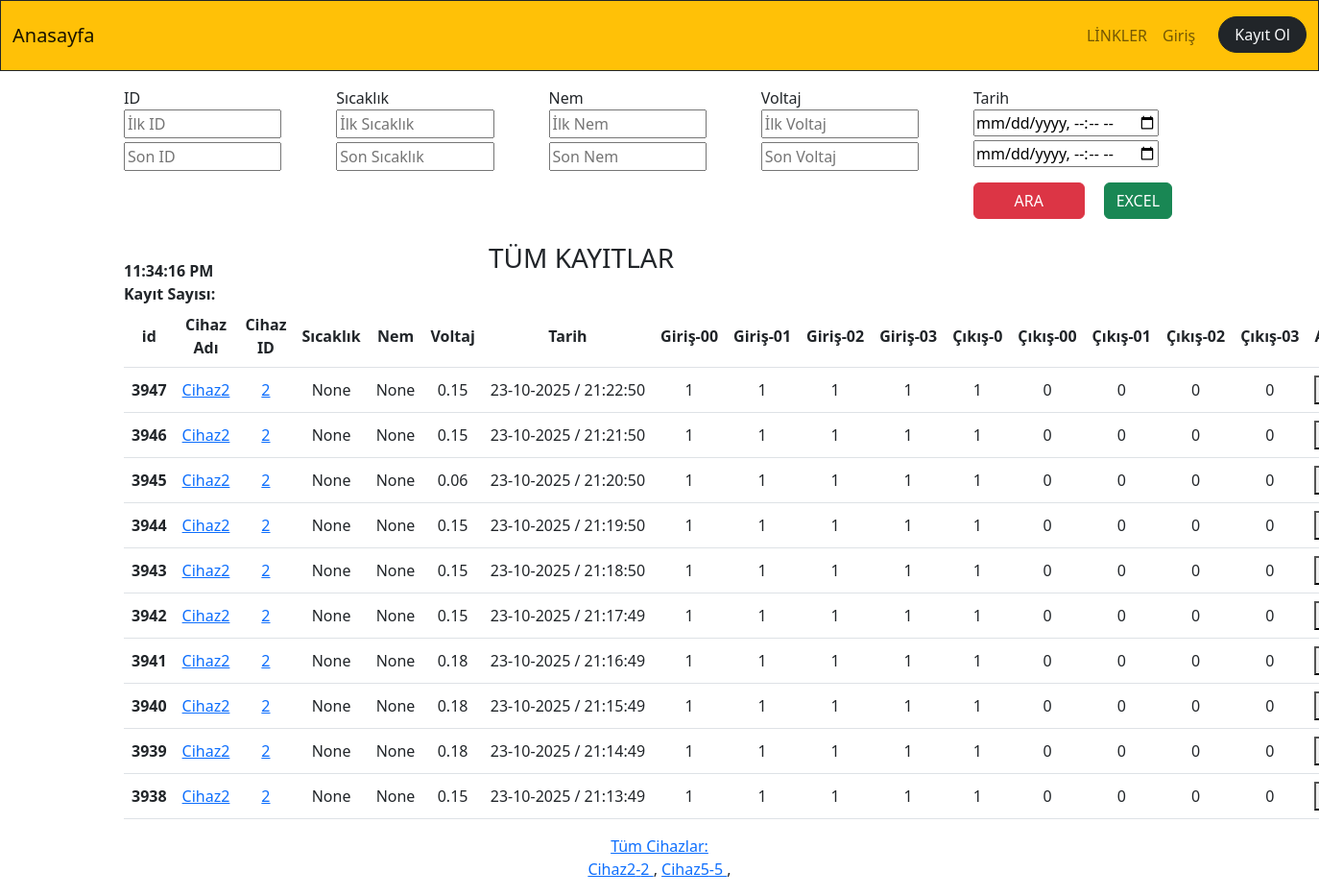
Before: / with the older database file.
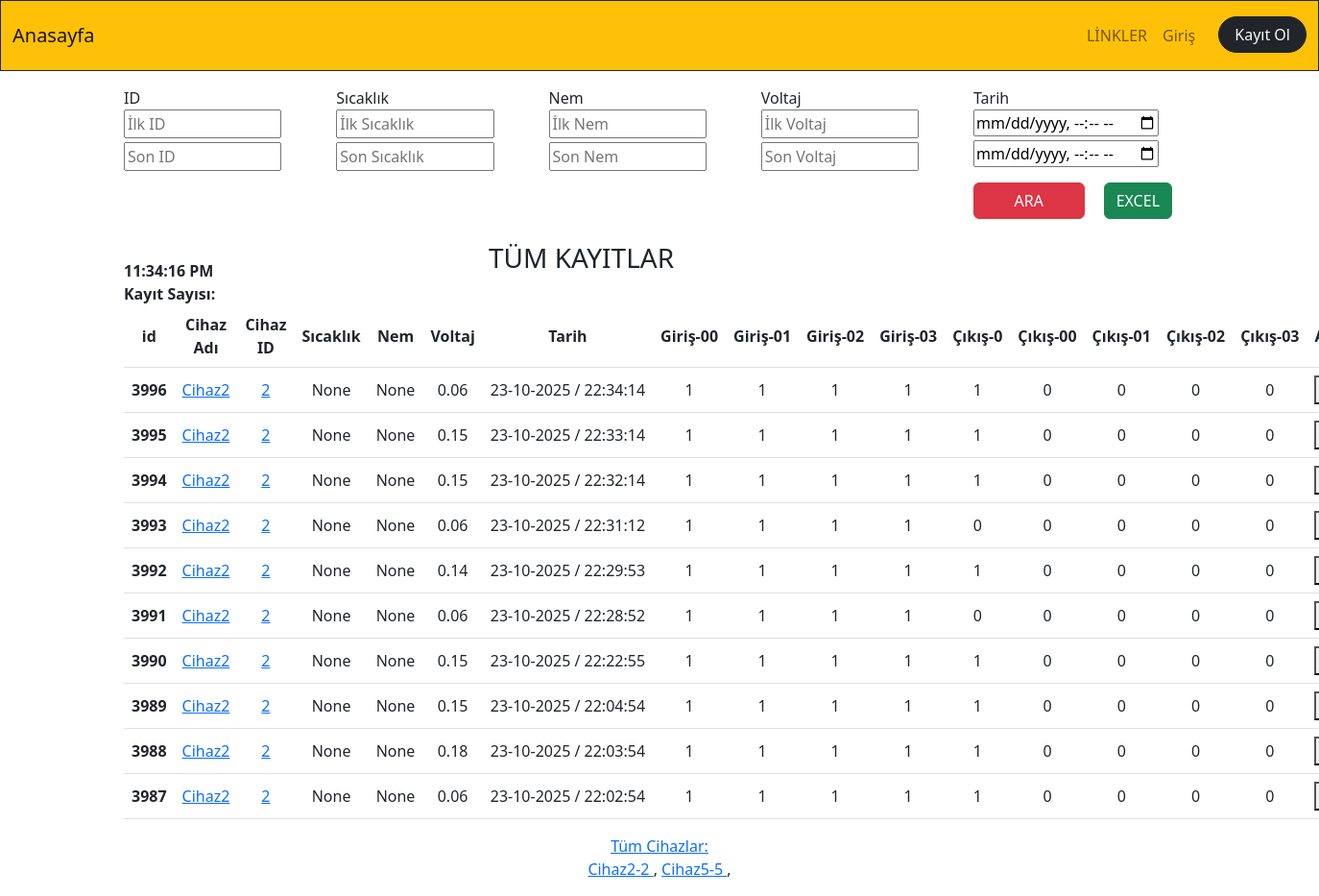
After: the same page with the newer database file.
### app_monitor/models.py (models this page shows, shortened)
class Temperature(models.Model):
    id=models.BigAutoField(primary_key=True,db_column='ID')
    temperature=models.FloatField(blank=True,null=True)
    humidity=models.FloatField(blank=True,null=True)
    volcum=models.FloatField(blank=True,null=True)
    date=models.DateTimeField()
    mail=models.BooleanField(default=False)
    additionalText=models.CharField(blank=True,null=True, max_length=50)
    device_id=models.ForeignKey(Device,on_delete=models.CASCADE,null=True, blank=True)
    device_name=models.CharField(blank=True,null=True, max_length=50)
    cikis0=models.CharField(blank=True,null=True, max_length=5)
    cikis00=models.CharField(blank=True,null=True, max_length=5)
    cikis01=models.CharField(blank=True,null=True, max_length=5)
    cikis02=models.CharField(blank=True,null=True, max_length=5)
    cikis03=models.CharField(blank=True,null=True, max_length=5)
    input00=models.CharField(blank=True,null=True, max_length=1)
    input01=models.CharField(blank=True,null=True, max_length=1)
    input02=models.CharField(blank=True,null=True, max_length=1)
    input03=models.CharField(blank=True,null=True, max_length=1)
    tag_id=models.ForeignKey(RFID_Kisi,on_delete=models.CASCADE,null=True,blank=True)
    staff_name=models.CharField(blank=True,null=True, max_length=30)

class Device(models.Model):
    device_id=models.IntegerField(primary_key=True,db_column='ID')
    device_name=models.CharField(blank=True,null=True, max_length=20)
    device_ip=models.CharField(blank=True,null=True, max_length=20)
    device_port=models.IntegerField(blank=True,null=True)
    device_function=models.CharField(blank=True,null=True, max_length=20)
    device_state=models.BooleanField(blank=True,null=True,default=False) #241225
    def __str__(self):
        return(f"{self.device_id}")

### app_monitor/views.py (the view)
# urls.py: path('',dashboard,name="dashboard"),
def dashboard(request):
    print("dashboard girdi....")
    device_query=Device.objects.all().order_by(Lower('device_name'))
    deviceAll = Temperature.objects.order_by('-id')
    paginator = Paginator(deviceAll, 10)  # Show 5 contacts per page.
    device_search_count = deviceAll.count()
    page_number = request.GET.get('page')
    devicePaginator = paginator.get_page(page_number)
    context=dict(
        device_query=device_query,
        devicePaginator=devicePaginator,
    )
    return render(request,"app_monitor/dashboard.html",context)

### app_monitor/templates/app_monitor/dashboard.html (shortened to what the changed rows need)
{% extends "core/base.html" %}
{% load static %}
{% block content %}
<div class="container">
        <div id="temperature_ajax">
            <b>Kayıt Sayısı: </b>{{kayit_sayisi_total_ajax}} <br>
               <table class="table table-hover">
              <thead>
                 <tr>
                  <th scope="col">id</th>
                  <th scope="col">Cihaz Adı</th>
                  <th scope="col">Cihaz ID</th>
                  <th scope="col">Sıcaklık</th>
                  <th scope="col">Nem</th>
                  <th scope="col">Voltaj</th>
                  <th scope="col">Tarih</th>
                  <th scope="col">Giriş-00</th>
                  <th scope="col">Giriş-01</th>
                  <th scope="col">Giriş-02</th>
                  <th scope="col">Giriş-03</th>
                  <th scope="col">Çıkış-0</th>
                  <th scope="col">Çıkış-00</th>
                  <th scope="col">Çıkış-01</th>
                  <th scope="col">Çıkış-02</th>
                  <th scope="col">Çıkış-03</th>
                  <th scope="col">Açıklama</th>
                 </tr>
               </thead>
             <tbody>
             {% for temp in devicePaginator %}
             <tr>
                 {% if temp.temperature >= 45 %}
               <th scope="row" style="background-color:#FF0000">{{temp.id}}</th>
               <td style="background-color:#FF0000">{{temp.temperature}}</td>
                <td style="background-color:#FF0000"> {{temp.date|date:'Y-m-d H:i:s'}}</td>
                     {% if temp.mailSend == False %}
                     <td style="background-color:#FF0000"> {{temp.mailSend}}</td>
                     {% else %}
                     <td style="background-color:#0000FF"> {{temp.mailSend}}</td>
                     {% endif %}
                 {% else %}
               <th scope="row" >{{temp.id}}</th>
               <td> <a target="_blank" href="/app_monitor/cihazlar/cihaz_adi={{temp.device_name}}" >{{temp.device_name}}</a> </td>
               <td> <a target="_blank" href="/app_monitor/cihazlar/cihaz_id={{temp.device_id}}" >{{temp.device_id}}</a> </td>
               <td >{{temp.temperature}}</td>
               <td >{{temp.humidity}}</td>
               <td >{{temp.volcum}}</td>
               <td > {{temp.date|date:'d-m-Y / H:i:s'}}</td>
                {% if temp.input00 == "0" %} <td class="m-3" style="background-color:orange;margin:10px">{{temp.input00}}</td> {% else %} <td >{{temp.input00}}</td> {% endif %}
                {% if temp.input01 == "0" %} <td class="" style="text-align:center;vertical-align:middle;background-color:orange;">{{temp.input01}}</td> {% else %} <td >{{temp.input01}}</td> {% endif %}
                <td style="">{{temp.input02}}</td>
                <td >{{temp.input03}}</td>
                <td >{{temp.cikis0}}</td>
                <td >{{temp.cikis00}}</td>
                <td >{{temp.cikis01}}</td>
                <td >{{temp.cikis02}}</td>
                <td >{{temp.cikis03}}</td>
               <td style="display: flex;text-align:start;vertical-align:middle">
                <button type="button" data-bs-toggle="modal" data-bs-target="#modal{{temp.id}}" data-bs-toggle="modal">...</button>
              </td>
               {% endif %}
             </tr>
           {% endfor %}
             </tbody>
            </table>
            </div>
            <div class="row">
              <div class="col-sm-12 text-center mb-3">
              <a href="/app_monitor/cihazlar_tum" target="_blank">Tüm Cihazlar:</a>
              <br>
              {% for device in device_query %}
              <a href="/app_monitor/cihazlar/{{device.device_name.capitalize}}/port={{device.device_port}}/devid={{device.pk}} " target="_blank">{{device.device_name}}-{{device.device_id}} </a> ,
              {% endfor %}
              <br>
              </div>
              </div>
        </div>
{% endblock content %}

Changed rows visible on the page:
no longer on this page (row unchanged): Temperature: id "3947", device_name "Cihaz2", device_id "2", temperature "None", humidity "None", volcum "0.15", date "23-10-2025 / 21:22:50", input00 "1", input01 "1", input02 "1", input03 "1", cikis0 "1", cikis00 "0", cikis01 "0", cikis02 "0", cikis03 "0"
no longer on this page (row unchanged): Temperature: id "3946", device_name "Cihaz2", device_id "2", temperature "None", humidity "None", volcum "0.15", date "23-10-2025 / 21:21:50", input00 "1", input01 "1", input02 "1", input03 "1", cikis0 "1", cikis00 "0", cikis01 "0", cikis02 "0", cikis03 "0"
no longer on this page (row unchanged): Temperature: id "3945", device_name "Cihaz2", device_id "2", temperature "None", humidity "None", volcum "0.06", date "23-10-2025 / 21:20:50", input00 "1", input01 "1", input02 "1", input03 "1", cikis0 "1", cikis00 "0", cikis01 "0", cikis02 "0", cikis03 "0"
no longer on this page (row unchanged): Temperature: id "3944", device_name "Cihaz2", device_id "2", temperature "None", humidity "None", volcum "0.15", date "23-10-2025 / 21:19:50", input00 "1", input01 "1", input02 "1", input03 "1", cikis0 "1", cikis00 "0", cikis01 "0", cikis02 "0", cikis03 "0"
no longer on this page (row unchanged): Temperature: id "3943", device_name "Cihaz2", device_id "2", temperature "None", humidity "None", volcum "0.15", date "23-10-2025 / 21:18:50", input00 "1", input01 "1", input02 "1", input03 "1", cikis0 "1", cikis00 "0", cikis01 "0", cikis02 "0", cikis03 "0"
no longer on this page (row unchanged): Temperature: id "3942", device_name "Cihaz2", device_id "2", temperature "None", humidity "None", volcum "0.15", date "23-10-2025 / 21:17:49", input00 "1", input01 "1", input02 "1", input03 "1", cikis0 "1", cikis00 "0", cikis01 "0", cikis02 "0", cikis03 "0"
no longer on this page (row unchanged): Temperature: id "3941", device_name "Cihaz2", device_id "2", temperature "None", humidity "None", volcum "0.18", date "23-10-2025 / 21:16:49", input00 "1", input01 "1", input02 "1", input03 "1", cikis0 "1", cikis00 "0", cikis01 "0", cikis02 "0", cikis03 "0"
no longer on this page (row unchanged): Temperature: id "3940", device_name "Cihaz2", device_id "2", temperature "None", humidity "None", volcum "0.18", date "23-10-2025 / 21:15:49", input00 "1", input01 "1", input02 "1", input03 "1", cikis0 "1", cikis00 "0", cikis01 "0", cikis02 "0", cikis03 "0"
no longer on this page (row unchanged): Temperature: id "3939", device_name "Cihaz2", device_id "2", temperature "None", humidity "None", volcum "0.18", date "23-10-2025 / 21:14:49", input00 "1", input01 "1", input02 "1", input03 "1", cikis0 "1", cikis00 "0", cikis01 "0", cikis02 "0", cikis03 "0"
no longer on this page (row unchanged): Temperature: id "3938", device_name "Cihaz2", device_id "2", temperature "None", humidity "None", volcum "0.15", date "23-10-2025 / 21:13:49", input00 "1", input01 "1", input02 "1", input03 "1", cikis0 "1", cikis00 "0", cikis01 "0", cikis02 "0", cikis03 "0"
added Temperature: id "3996", device_name "Cihaz2", device_id "2", temperature "None", humidity "None", volcum "0.06", date "23-10-2025 / 22:34:14", input00 "1", input01 "1", input02 "1", input03 "1", cikis0 "1", cikis00 "0", cikis01 "0", cikis02 "0", cikis03 "0"
added Temperature: id "3995", device_name "Cihaz2", device_id "2", temperature "None", humidity "None", volcum "0.15", date "23-10-2025 / 22:33:14", input00 "1", input01 "1", input02 "1", input03 "1", cikis0 "1", cikis00 "0", cikis01 "0", cikis02 "0", cikis03 "0"
added Temperature: id "3994", device_name "Cihaz2", device_id "2", temperature "None", humidity "None", volcum "0.15", date "23-10-2025 / 22:32:14", input00 "1", input01 "1", input02 "1", input03 "1", cikis0 "1", cikis00 "0", cikis01 "0", cikis02 "0", cikis03 "0"
added Temperature: id "3993", device_name "Cihaz2", device_id "2", temperature "None", humidity "None", volcum "0.06", date "23-10-2025 / 22:31:12", input00 "1", input01 "1", input02 "1", input03 "1", cikis0 "0", cikis00 "0", cikis01 "0", cikis02 "0", cikis03 "0"
added Temperature: id "3992", device_name "Cihaz2", device_id "2", temperature "None", humidity "None", volcum "0.14", date "23-10-2025 / 22:29:53", input00 "1", input01 "1", input02 "1", input03 "1", cikis0 "1", cikis00 "0", cikis01 "0", cikis02 "0", cikis03 "0"
added Temperature: id "3991", device_name "Cihaz2", device_id "2", temperature "None", humidity "None", volcum "0.06", date "23-10-2025 / 22:28:52", input00 "1", input01 "1", input02 "1", input03 "1", cikis0 "0", cikis00 "0", cikis01 "0", cikis02 "0", cikis03 "0"
added Temperature: id "3990", device_name "Cihaz2", device_id "2", temperature "None", humidity "None", volcum "0.15", date "23-10-2025 / 22:22:55", input00 "1", input01 "1", input02 "1", input03 "1", cikis0 "1", cikis00 "0", cikis01 "0", cikis02 "0", cikis03 "0"
added Temperature: id "3989", device_name "Cihaz2", device_id "2", temperature "None", humidity "None", volcum "0.15", date "23-10-2025 / 22:04:54", input00 "1", input01 "1", input02 "1", input03 "1", cikis0 "1", cikis00 "0", cikis01 "0", cikis02 "0", cikis03 "0"
added Temperature: id "3988", device_name "Cihaz2", device_id "2", temperature "None", humidity "None", volcum "0.18", date "23-10-2025 / 22:03:54", input00 "1", input01 "1", input02 "1", input03 "1", cikis0 "1", cikis00 "0", cikis01 "0", cikis02 "0", cikis03 "0"
added Temperature: id "3987", device_name "Cihaz2", device_id "2", temperature "None", humidity "None", volcum "0.06", date "23-10-2025 / 22:02:54", input00 "1", input01 "1", input02 "1", input03 "1", cikis0 "1", cikis00 "0", cikis01 "0", cikis02 "0", cikis03 "0"
